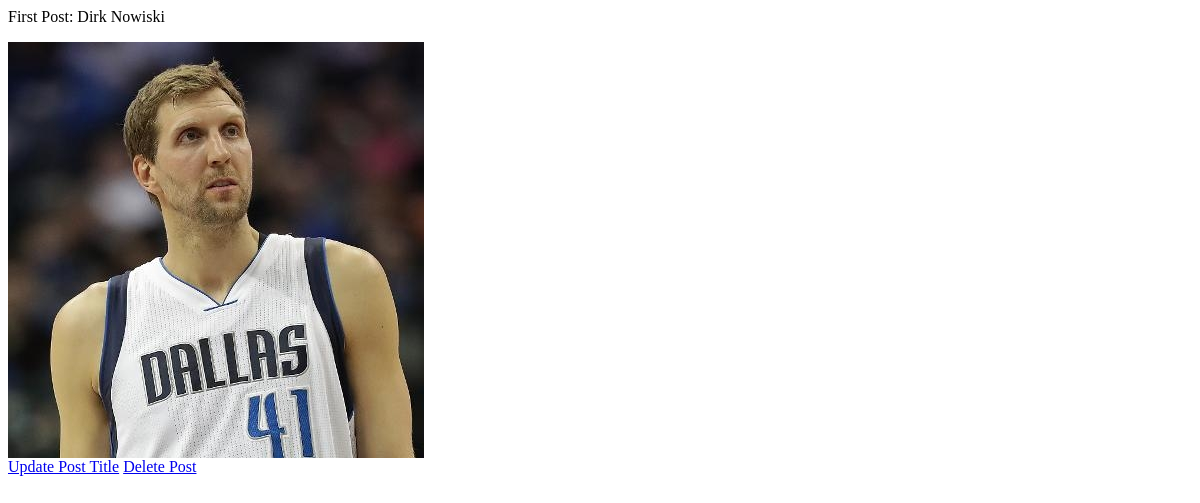
/insta/post/1/, run on an earlier commit of the app's database.
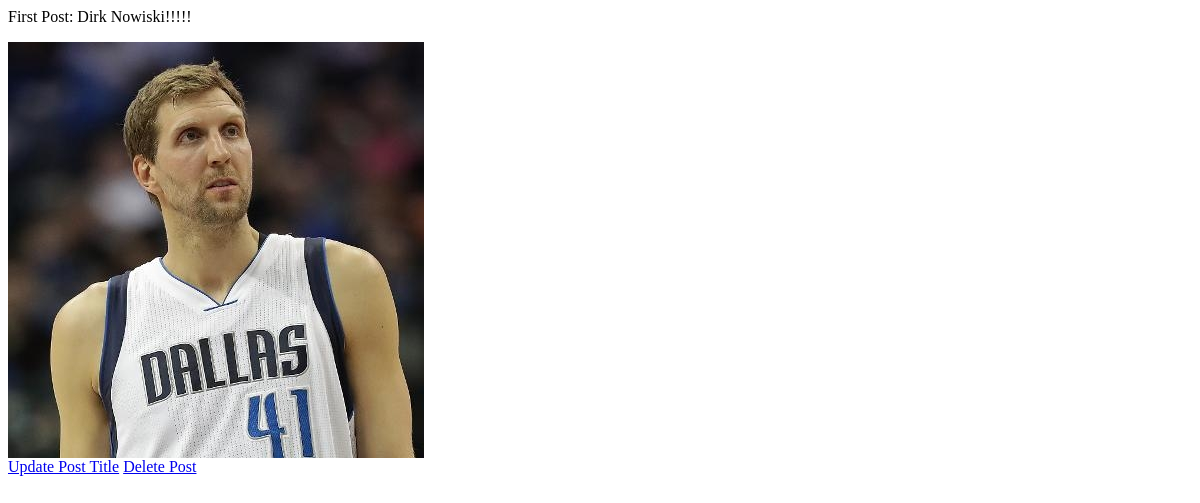
And on a later commit of the database.
### Insta/models.py (models this page shows, shortened)
class Post(models.Model):
    title = models.TextField(blank=True, null=True)
    image = ProcessedImageField(
        upload_to = 'static/images/posts',
        format='JPEG',
        options={'quality': 100},
        blank=True,
        null=True,
        )

### Insta/views.py (the view)
# urls.py: path('post/<int:pk>/', PostDetail.as_view(), name='post_detail'),
class PostDetail(DetailView):
    model = Post
    template_name = 'post_detail.html'

### templates/post_detail.html
<p>{{ object.title }} </p>
<img src="/{{ post.image }}">
<div>
    <a href="{% url 'update_post' object.id %}">Update Post Title</a>
    <a href="{% url 'delete_post' object.id %}">Delete Post</a>
</div>

What changed in the data, as far as the page shows it:
changed Post: title "First Post: Dirk Nowiski" → "First Post: Dirk Nowiski!!!!!"
